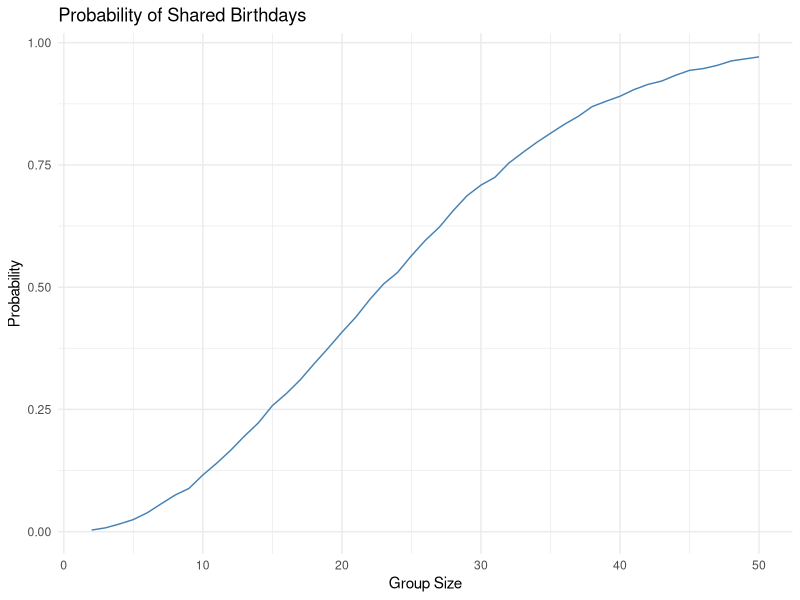

Reproduce this figure in R. (Note: this script raises an error after producing the figure.)
## ---- chunk 1

library(tidyverse)
library(broom)

set.seed(123)


birthday_sim = function(n) {
  birthdays = sample(1:365, size = n, replace = TRUE)

  any(duplicated(birthdays))
}


birthday_results = tibble(
  group_size = 2:50
) |>
  mutate(
    prob = map_dbl(
      group_size,
      \(n) mean(replicate(10000, birthday_sim(n)))
    )
  )


birthday_results |>
  ggplot(aes(x = group_size, y = prob)) +
  geom_line(color = "steelblue") +
  labs(
    title = "Probability of Shared Birthdays",
    x = "Group Size",
    y = "Probability"
  ) +
  theme_minimal()

## ---- chunk 2

longitudinal_df = tibble(
  file_name = list.files(
    path = "data",
    pattern = "\\.csv$",
    full.names = TRUE
  )
)


longitudinal_df = longitudinal_df |>
  mutate(
    data = map(file_name, read_csv, show_col_types = FALSE)
  )


longitudinal_df = longitudinal_df |>
  mutate(
    file_name = basename(file_name),
    arm = str_extract(file_name, "^(con|exp)"),
    subject_id = str_extract(file_name, "\\d+")
  ) |>
  select(-file_name) |>
  unnest(data) |>
  pivot_longer(
    cols = starts_with("week_"),
    names_to = "week",
    values_to = "observation"
  ) |>
  mutate(
    arm = recode(
      arm,
      "con" = "Control",
      "exp" = "Experimental"
    ),
    week = as.numeric(str_remove(week, "week_"))
  )


longitudinal_df |>
  ggplot(
    aes(
      x = week,
      y = observation,
      group = interaction(arm, subject_id),
      color = arm
    )
  ) +
  geom_line(alpha = 0.7) +
  geom_point(size = 1) +
  labs(
    title = "Observations Over Time by Study Arm",
    x = "Week",
    y = "Observation",
    color = "Study Arm"
  ) +
  theme_minimal()

## ---- chunk 3

sim_t_test = function(mu) {

  sim_data = rnorm(
    n = 30,
    mean = mu,
    sd = 5
  )

  t.test(sim_data, mu = 0) |>
    broom::tidy() |>
    select(estimate, p.value)
}

sim_results = expand_grid(
  true_mu = 0:6,
  iter = 1:5000
) |>
  mutate(
    results = map(true_mu, sim_t_test)
  ) |>
  unnest(results)


power_results = sim_results |>
  group_by(true_mu) |>
  summarize(
    power = mean(p.value < 0.05),
    .groups = "drop"
  )

power_results |>
  ggplot(aes(x = true_mu, y = power)) +
  geom_line(color = "steelblue") +
  geom_point() +
  labs(
    title = "Power vs True Mean",
    x = "True Mean",
    y = "Power"
  ) +
  theme_minimal()


mean_results = sim_results |>
  group_by(true_mu) |>
  summarize(
    mean_all = mean(estimate),
    mean_rejected = mean(estimate[p.value < 0.05]),
    .groups = "drop"
  )

mean_results |>
  pivot_longer(
    cols = c(mean_all, mean_rejected),
    names_to = "estimate_type",
    values_to = "mean_estimate"
  ) |>
  ggplot(
    aes(
      x = true_mu,
      y = mean_estimate,
      color = estimate_type
    )
  ) +
  geom_line() +
  geom_point() +
  geom_abline(
    slope = 1,
    intercept = 0,
    linetype = "dashed"
  ) +
  labs(
    title = "Estimated Mean vs True Mean",
    x = "True Mean",
    y = "Average Estimated Mean",
    color = "Estimate Type"
  ) +
  theme_minimal()

power_results = sim_results |>
  group_by(true_mu) |>
  summarize(
    power = mean(p.value < 0.05),
    .groups = "drop"
  )
